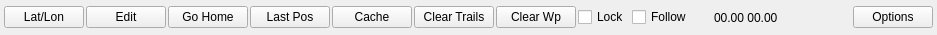
<?xml version="1.0" encoding="UTF-8"?>
<ui version="4.0">
 <class>QGCMapToolBar</class>
 <widget class="QWidget" name="QGCMapToolBar">
  <property name="geometry">
   <rect>
    <x>0</x>
    <y>0</y>
    <width>937</width>
    <height>35</height>
   </rect>
  </property>
  <property name="windowTitle">
   <string>Form</string>
  </property>
  <layout class="QHBoxLayout" name="horizontalLayout" stretch="1,1,1,1,1,1,0,0,0,0,0,30,1">
   <property name="spacing">
    <number>2</number>
   </property>
   <property name="leftMargin">
    <number>4</number>
   </property>
   <property name="topMargin">
    <number>4</number>
   </property>
   <property name="rightMargin">
    <number>4</number>
   </property>
   <property name="bottomMargin">
    <number>4</number>
   </property>
   <item>
    <widget class="QPushButton" name="goToButton">
     <property name="text">
      <string>Lat/Lon</string>
     </property>
    </widget>
   </item>
   <item>
    <widget class="QPushButton" name="editButton">
     <property name="text">
      <string>Edit</string>
     </property>
    </widget>
   </item>
   <item>
    <widget class="QPushButton" name="goHomeButton">
     <property name="text">
      <string>Go Home</string>
     </property>
    </widget>
   </item>
   <item>
    <widget class="QPushButton" name="lastPosButton">
     <property name="text">
      <string>Last Pos</string>
     </property>
    </widget>
   </item>
   <item>
    <widget class="QPushButton" name="ripMapButton">
     <property name="text">
      <string>Cache</string>
     </property>
    </widget>
   </item>
   <item>
    <widget class="QPushButton" name="clearTrailsButton">
     <property name="text">
      <string>Clear Trails</string>
     </property>
    </widget>
   </item>
   <item>
    <widget class="QPushButton" name="clearWaypointsButton">
     <property name="text">
      <string>Clear Wp</string>
     </property>
    </widget>
   </item>
   <item>
    <widget class="QCheckBox" name="lockCheckBox">
     <property name="text">
      <string>Lock</string>
     </property>
    </widget>
   </item>
   <item>
    <widget class="QCheckBox" name="followCheckBox">
     <property name="text">
      <string>Follow</string>
     </property>
    </widget>
   </item>
   <item>
    <spacer name="horizontalSpacer">
     <property name="orientation">
      <enum>Qt::Horizontal</enum>
     </property>
     <property name="sizeHint" stdset="0">
      <size>
       <width>20</width>
       <height>20</height>
      </size>
     </property>
    </spacer>
   </item>
   <item>
    <widget class="QLabel" name="posLabel">
     <property name="text">
      <string>00.00 00.00</string>
     </property>
    </widget>
   </item>
   <item>
    <spacer name="horizontalSpacer_2">
     <property name="orientation">
      <enum>Qt::Horizontal</enum>
     </property>
     <property name="sizeHint" stdset="0">
      <size>
       <width>40</width>
       <height>20</height>
      </size>
     </property>
    </spacer>
   </item>
   <item>
    <widget class="QPushButton" name="optionsButton">
     <property name="text">
      <string>Options</string>
     </property>
    </widget>
   </item>
  </layout>
 </widget>
 <resources/>
 <connections/>
</ui>
